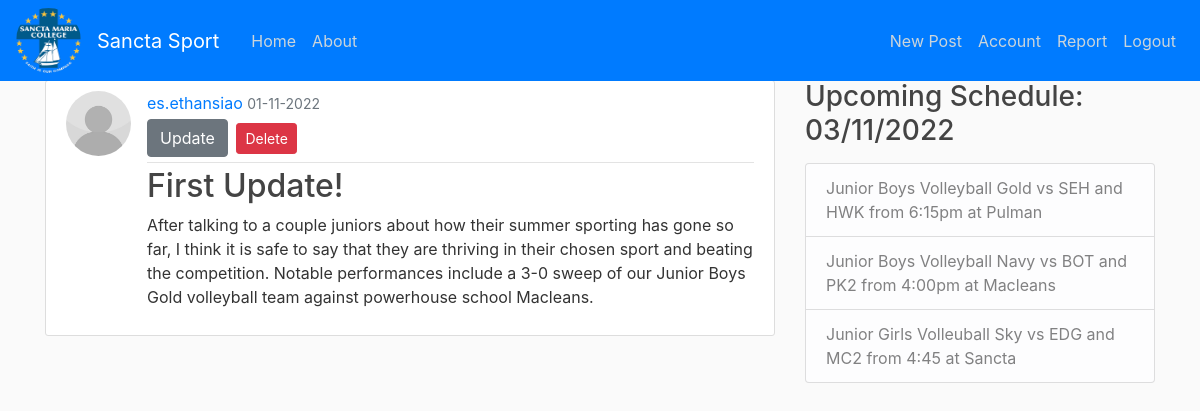
The app's page /post/1 (signed in) with its own data.
### main_app/models.py (models this page shows, shortened)
class User(db.Model, UserMixin):
    id = db.Column(db.Integer, primary_key=True)
    username = db.Column(db.String(30), unique=True, nullable=False) # false null makes some sort of imput compulsory
    email = db.Column(db.String(120), unique=True, nullable=False)
    password = db.Column(db.String(60), nullable=False)
    image_file = db.Column(db.String(20), nullable=False, default='default.jpg') # default profile picture is set if there's nothing
    posts = db.relationship('Post', backref='author', lazy=True) # relationship (two way) pulls out information from User or Post class

class Post(db.Model):
    id = db.Column(db.Integer, primary_key=True)
    title = db.Column(db.String(100), nullable=False)
    date_posted = db.Column(db.DateTime, nullable=False, default=datetime.utcnow) # imported from datetime, sets date and time of post to that instant
    content = db.Column(db.Text, nullable=False)
    user_id = db.Column(db.Integer, db.ForeignKey('user.id'), nullable=False)

### main_app/routes.py (the view)
@app.route("/post/<int:post_id>") # integer for post id is unique for all posts
def post(post_id):
    post = Post.query.get_or_404(post_id) # get_or_404 either grabs post id or if none found, displays 404 error
    return render_template('post.html', title=post.title, post=post)

### main_app/models.py (called while the page is built)
@login_manager.user_loader
def load_user(user_id):
    return User.query.get(int(user_id)) # query gets user id and makes sure it is an integer

### main_app/templates/post.html (shortened to what this page needs)
{% extends "layout.html" %}
{% block content %}
    <article class="media content-section">
        <img class="rounded-circle article-img" src="{{ url_for('static', filename='profile_pics/' + post.author.image_file) }}">
        <div class="media-body">
            <div class="article-metadata">
                <a class-"mr-2" href="#"> {{ post.author.username }} </a>
                <small class="text-muted"> {{ post.date_posted.strftime('%d-%m-%Y') }} </small>
                {% if post.author == current_user %}
                    <div>
                        <a class="btn btn-secondary btn-small mt-1 mb-1" href="{{ url_for('update_post', post_id=post.id) }}">Update</a>
                        <button type="button" class="btn btn-danger btn-sm m-1" data-toggle="modal" data-target="#deleteModal">Delete</button>
                    </div>
                {% endif %}
            </div>
            <h2 class="article-title"> {{ post.title }} </h2>
            <p class="article-content"> {{ post.content }} </p>
        </div>
    </article>
{% endblock content %}

### main_app/static/main.css (style rules this page uses)
body { background: #fafafa; color: #333333; margin-top: 5rem; }
h1, h2, h3, h4, h5, h6 { color: #444444; }
.content-section { background: #ffffff; padding: 10px 20px; border: 1px solid #dddddd; border-radius: 3px; margin-bottom: 20px; }
.article-title { color: #444444; }
.article-content { white-space: pre-line; }
.article-img { height: 65px; width: 65px; margin-right: 16px; }
.article-metadata { padding-bottom: 1px; margin-bottom: 4px; border-bottom: 1px solid #e3e3e3 }

### records on screen
User: image_file (placeholder picture), author.username "es.ethansiao"
Post: date_posted "01-11-2022", title "First Update!", content "After talking to a couple juniors about how their summer sporting has gone so far, I think it is safe to say that they are thriving in their chosen sport and beating the competition. Notable performances include a 3-0 sweep of our Junior Boys Gold volleyball team against powerhouse school Macleans."
